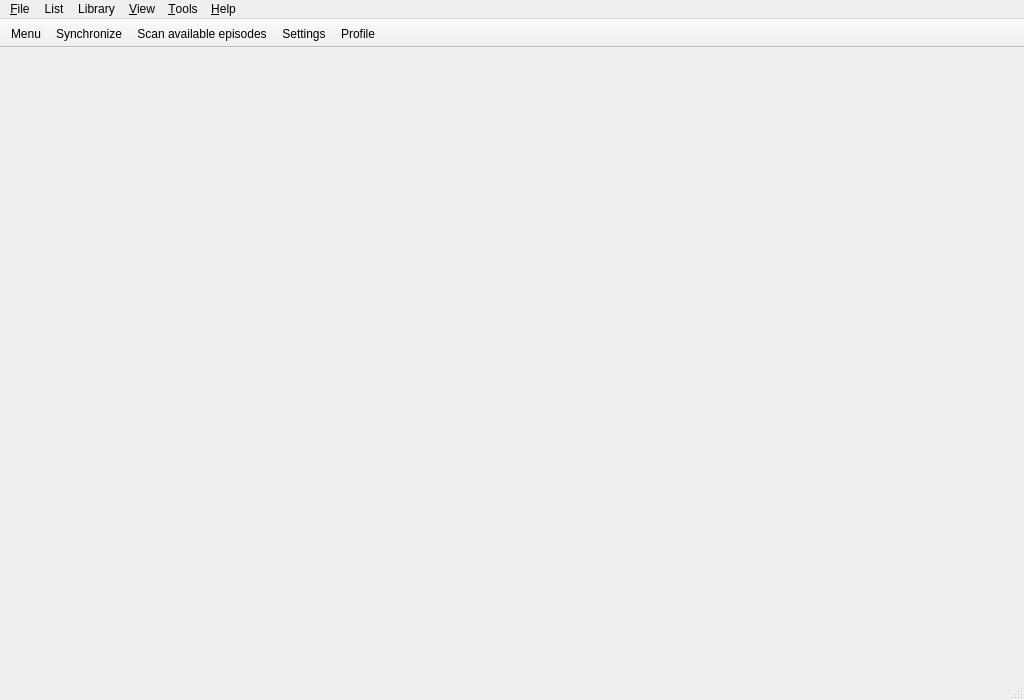
<?xml version="1.0" encoding="UTF-8"?>
<ui version="4.0">
 <class>MainWindow</class>
 <widget class="QMainWindow" name="MainWindow">
  <property name="geometry">
   <rect>
    <x>0</x>
    <y>0</y>
    <width>1024</width>
    <height>700</height>
   </rect>
  </property>
  <property name="minimumSize">
   <size>
    <width>320</width>
    <height>240</height>
   </size>
  </property>
  <property name="windowTitle">
   <string>Taiga</string>
  </property>
  <widget class="QWidget" name="centralWidget">
   <layout class="QVBoxLayout" name="verticalLayout">
    <property name="spacing">
     <number>0</number>
    </property>
    <property name="leftMargin">
     <number>0</number>
    </property>
    <property name="topMargin">
     <number>0</number>
    </property>
    <property name="rightMargin">
     <number>0</number>
    </property>
    <property name="bottomMargin">
     <number>0</number>
    </property>
    <item>
     <widget class="QSplitter" name="splitter">
      <property name="orientation">
       <enum>Qt::Orientation::Horizontal</enum>
      </property>
      <property name="handleWidth">
       <number>1</number>
      </property>
      <property name="childrenCollapsible">
       <bool>false</bool>
      </property>
      <widget class="QStackedWidget" name="stackedWidget">
       <property name="currentIndex">
        <number>2</number>
       </property>
       <widget class="QWidget" name="homePage">
        <layout class="QVBoxLayout" name="verticalLayout_2">
         <item>
          <widget class="QLabel" name="label">
           <property name="text">
            <string>Home</string>
           </property>
           <property name="alignment">
            <set>Qt::AlignmentFlag::AlignCenter</set>
           </property>
          </widget>
         </item>
        </layout>
       </widget>
       <widget class="QWidget" name="searchPage"/>
       <widget class="QWidget" name="listPage"/>
       <widget class="QWidget" name="historyPage"/>
       <widget class="QWidget" name="libraryPage"/>
       <widget class="QWidget" name="torrentsPage">
        <layout class="QVBoxLayout" name="verticalLayout_7">
         <item>
          <widget class="QLabel" name="label_5">
           <property name="text">
            <string>Torrents are not available in this Qt 6 build.</string>
           </property>
           <property name="alignment">
            <set>Qt::AlignmentFlag::AlignCenter</set>
           </property>
          </widget>
         </item>
        </layout>
       </widget>
       <widget class="QWidget" name="profilePage">
        <layout class="QVBoxLayout" name="verticalLayout_8">
         <item>
          <widget class="QLabel" name="label_8">
           <property name="text">
            <string>Profile</string>
           </property>
           <property name="alignment">
            <set>Qt::AlignmentFlag::AlignCenter</set>
           </property>
          </widget>
         </item>
        </layout>
       </widget>
       <widget class="QWidget" name="announcedPage"/>
      </widget>
     </widget>
    </item>
   </layout>
  </widget>
  <widget class="QMenuBar" name="menubar">
   <property name="geometry">
    <rect>
     <x>0</x>
     <y>0</y>
     <width>1024</width>
     <height>33</height>
    </rect>
   </property>
   <widget class="QMenu" name="menuFile">
    <property name="title">
     <string>&amp;File</string>
    </property>
    <addaction name="actionOpenDataFolder"/>
    <addaction name="separator"/>
    <addaction name="actionExit"/>
   </widget>
   <widget class="QMenu" name="menuList">
    <property name="title">
     <string>List</string>
    </property>
    <widget class="QMenu" name="menuImport">
     <property name="title">
      <string>Import</string>
     </property>
     <addaction name="actionImportListFromMalXml"/>
    </widget>
    <widget class="QMenu" name="menuExport">
     <property name="title">
      <string>Export</string>
     </property>
     <addaction name="actionExportListAsMarkdown"/>
     <addaction name="actionExportListAsMyAnimeListXML"/>
     <addaction name="actionExportListAsCsv"/>
    </widget>
    <addaction name="actionSynchronize"/>
    <addaction name="separator"/>
    <addaction name="menuImport"/>
    <addaction name="menuExport"/>
   </widget>
   <widget class="QMenu" name="menuView">
    <property name="title">
     <string>&amp;View</string>
    </property>
    <addaction name="actionToggleNavigationSidebar"/>
    <addaction name="actionToggleStatusbar"/>
    <addaction name="actionToggleNowPlaying"/>
    <addaction name="separator"/>
    <addaction name="actionToggleDetection"/>
    <addaction name="actionToggleSynchronization"/>
   </widget>
   <widget class="QMenu" name="menuTools">
    <property name="title">
     <string>&amp;Tools</string>
    </property>
    <addaction name="actionStatistics"/>
    <addaction name="actionProfile"/>
    <addaction name="separator"/>
    <addaction name="actionBack"/>
    <addaction name="actionForward"/>
    <addaction name="separator"/>
    <addaction name="actionSettings"/>
   </widget>
   <widget class="QMenu" name="menuHelp">
    <property name="title">
     <string>&amp;Help</string>
    </property>
    <addaction name="actionSupport"/>
    <addaction name="separator"/>
    <addaction name="actionCheckForUpdates"/>
    <addaction name="actionDonate"/>
    <addaction name="separator"/>
    <addaction name="actionAbout"/>
   </widget>
   <widget class="QMenu" name="menuLibrary">
    <property name="title">
     <string>Library</string>
    </property>
    <addaction name="actionLibraryFolders"/>
    <addaction name="separator"/>
    <widget class="QMenu" name="menuLibraryFolders">
     <property name="title">
      <string>Folders</string>
     </property>
     <addaction name="actionAddNewFolder"/>
    </widget>
    <addaction name="menuLibraryFolders"/>
    <addaction name="actionScanAvailableEpisodes"/>
    <addaction name="separator"/>
    <addaction name="actionPlayNextEpisode"/>
    <addaction name="actionPlayRandomAnime"/>
   </widget>
   <addaction name="menuFile"/>
   <addaction name="menuList"/>
   <addaction name="menuLibrary"/>
   <addaction name="menuView"/>
   <addaction name="menuTools"/>
   <addaction name="menuHelp"/>
  </widget>
  <widget class="QStatusBar" name="statusbar"/>
  <widget class="QToolBar" name="toolbar">
   <property name="windowTitle">
    <string>toolBar</string>
   </property>
   <property name="movable">
    <bool>false</bool>
   </property>
   <property name="allowedAreas">
    <set>Qt::ToolBarArea::TopToolBarArea</set>
   </property>
   <property name="floatable">
    <bool>false</bool>
   </property>
   <attribute name="toolBarArea">
    <enum>TopToolBarArea</enum>
   </attribute>
   <attribute name="toolBarBreak">
    <bool>false</bool>
   </attribute>
   <addaction name="actionMenu"/>
   <addaction name="actionSynchronize"/>
   <addaction name="actionScanAvailableEpisodes"/>
   <addaction name="actionSettings"/>
   <addaction name="actionProfile"/>
  </widget>
  <action name="actionAddNewFolder">
   <property name="text">
    <string>Add new folder...</string>
   </property>
  </action>
  <action name="actionScanAvailableEpisodes">
   <property name="text">
    <string>Scan available episodes</string>
   </property>
   <property name="toolTip">
    <string>Scan library folders for available episodes (F6)</string>
   </property>
   <property name="shortcut">
    <string>F6</string>
   </property>
  </action>
  <action name="actionPlayNextEpisode">
   <property name="text">
    <string>Play next episode</string>
   </property>
   <property name="shortcut">
    <string>Ctrl+N</string>
   </property>
  </action>
  <action name="actionPlayRandomAnime">
   <property name="text">
    <string>Play random anime</string>
   </property>
   <property name="shortcut">
    <string>Ctrl+R</string>
   </property>
  </action>
  <action name="actionOpenDataFolder">
   <property name="text">
    <string>Open library folder</string>
   </property>
   <property name="statusTip">
    <string>Opens your first configured library folder, or the app data folder if none is set</string>
   </property>
  </action>
  <action name="actionExit">
   <property name="text">
    <string>E&amp;xit</string>
   </property>
   <property name="menuRole">
    <enum>QAction::MenuRole::QuitRole</enum>
   </property>
  </action>
  <action name="actionSynchronize">
   <property name="text">
    <string>Synchronize</string>
   </property>
   <property name="toolTip">
    <string>Synchronize</string>
   </property>
   <property name="shortcut">
    <string>F5</string>
   </property>
  </action>
  <action name="actionAbout">
   <property name="text">
    <string>About Taiga</string>
   </property>
   <property name="menuRole">
    <enum>QAction::MenuRole::AboutRole</enum>
   </property>
  </action>
  <action name="actionDonate">
   <property name="text">
    <string>Donate</string>
   </property>
   <property name="statusTip">
    <string>:3</string>
   </property>
  </action>
  <action name="actionSupport">
   <property name="text">
    <string>Support</string>
   </property>
   <property name="shortcut">
    <string>F1</string>
   </property>
  </action>
  <action name="actionCheckForUpdates">
   <property name="text">
    <string>Check for updates</string>
   </property>
  </action>
  <action name="actionSettings">
   <property name="text">
    <string>Settings</string>
   </property>
   <property name="menuRole">
    <enum>QAction::MenuRole::PreferencesRole</enum>
   </property>
  </action>
  <action name="actionLibraryFolders">
   <property name="text">
    <string>Library folders</string>
   </property>
   <property name="menuRole">
    <enum>QAction::MenuRole::NoRole</enum>
   </property>
  </action>
  <action name="actionToggleStatusbar">
   <property name="checkable">
    <bool>true</bool>
   </property>
   <property name="checked">
    <bool>true</bool>
   </property>
   <property name="text">
    <string>Show statusbar</string>
   </property>
   <property name="menuRole">
    <enum>QAction::MenuRole::NoRole</enum>
   </property>
  </action>
  <action name="actionToggleNowPlaying">
   <property name="checkable">
    <bool>true</bool>
   </property>
   <property name="text">
    <string>Show Now Playing</string>
   </property>
   <property name="menuRole">
    <enum>QAction::MenuRole::NoRole</enum>
   </property>
  </action>
  <action name="actionToggleNavigationSidebar">
   <property name="checkable">
    <bool>true</bool>
   </property>
   <property name="checked">
    <bool>true</bool>
   </property>
   <property name="text">
    <string>Show navigation sidebar</string>
   </property>
   <property name="shortcut">
    <string>Ctrl+B</string>
   </property>
   <property name="menuRole">
    <enum>QAction::MenuRole::NoRole</enum>
   </property>
  </action>
  <action name="actionToggleDetection">
   <property name="checkable">
    <bool>true</bool>
   </property>
   <property name="checked">
    <bool>true</bool>
   </property>
   <property name="text">
    <string>Enable detection</string>
   </property>
   <property name="toolTip">
    <string>Enable detection</string>
   </property>
  </action>
  <action name="actionToggleSynchronization">
   <property name="checkable">
    <bool>true</bool>
   </property>
   <property name="checked">
    <bool>true</bool>
   </property>
   <property name="text">
    <string>Enable synchronization</string>
   </property>
  </action>
  <action name="actionExportListAsMyAnimeListXML">
   <property name="text">
    <string>Export anime list as MyAnimeList XML...</string>
   </property>
  </action>
  <action name="actionExportListAsMarkdown">
   <property name="text">
    <string>Export anime list as Markdown...</string>
   </property>
  </action>
  <action name="actionExportListAsCsv">
   <property name="text">
    <string>Export anime list as CSV...</string>
   </property>
   <property name="toolTip">
    <string>UTF-8 with BOM for Excel; sorted by romaji title</string>
   </property>
  </action>
  <action name="actionImportListFromMalXml">
   <property name="text">
    <string>Import from MyAnimeList XML...</string>
   </property>
   <property name="toolTip">
    <string>Merge list fields where local anime id equals series_animedb_id (typical for MAL-keyed libraries)</string>
   </property>
  </action>
  <action name="actionTest">
   <property name="text">
    <string>Test</string>
   </property>
  </action>
  <action name="actionMenu">
   <property name="text">
    <string>Menu</string>
   </property>
   <property name="toolTip">
    <string>Menu</string>
   </property>
   <property name="menuRole">
    <enum>QAction::MenuRole::TextHeuristicRole</enum>
   </property>
  </action>
  <action name="actionStatistics">
   <property name="text">
    <string>Statistics...</string>
   </property>
  </action>
  <action name="actionProfile">
   <property name="text">
    <string>Profile</string>
   </property>
   <property name="toolTip">
    <string>Profile</string>
   </property>
   <property name="menuRole">
    <enum>QAction::MenuRole::TextHeuristicRole</enum>
   </property>
  </action>
  <action name="actionBack">
   <property name="text">
    <string>Back</string>
   </property>
   <property name="shortcut">
    <string>Alt+Left</string>
   </property>
   <property name="menuRole">
    <enum>QAction::MenuRole::NoRole</enum>
   </property>
  </action>
  <action name="actionForward">
   <property name="text">
    <string>Forward</string>
   </property>
   <property name="shortcut">
    <string>Alt+Right</string>
   </property>
   <property name="menuRole">
    <enum>QAction::MenuRole::NoRole</enum>
   </property>
  </action>
  <action name="actionDisplayWindow">
   <property name="text">
    <string>&amp;Open Taiga</string>
   </property>
   <property name="menuRole">
    <enum>QAction::MenuRole::NoRole</enum>
   </property>
  </action>
 </widget>
 <resources/>
 <connections/>
</ui>
